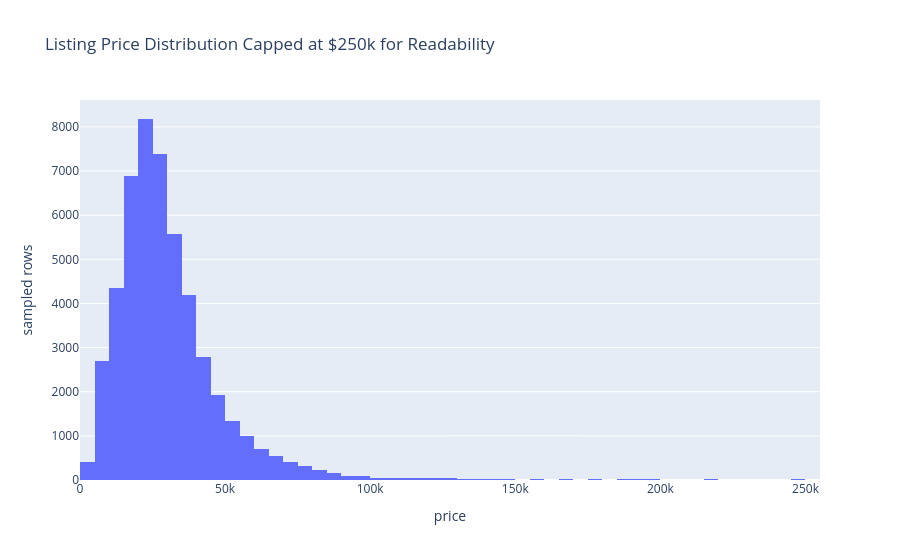

The notebook cell this image was saved under:
### Code cell
fig = px.histogram(
    listings_sample[listings_sample['price'].between(1, 250_000)],
    x='price',
    nbins=80,
    title='Listing Price Distribution Capped at $250k for Readability',
)
fig.update_layout(xaxis_title='price', yaxis_title='sampled rows')
fig.show()

### Figure 1 — Plotly figure (JSON) as saved in the notebook; plotly's stock layout.template omitted (floating-point values rounded to 4 significant figures; data arrays with more than 128 entries replaced by an {"elided": "..."} marker saying what was removed)
{"data": [{"bingroup": "x", "hovertemplate": "price=%{x}<br>count=%{y}<extra></extra>", "legendgroup": "", "marker": {"color": "#636efa", "pattern": {"shape": ""}}, "name": "", "nbinsx": 80, "orientation": "v", "showlegend": false, "x": {"elided": "49831 int values"}, "xaxis": "x", "yaxis": "y", "type": "histogram"}], "layout": {"xaxis": {"anchor": "y", "domain": [0.0, 1.0], "title": {"text": "price"}}, "yaxis": {"anchor": "x", "domain": [0.0, 1.0], "title": {"text": "sampled rows"}}, "legend": {"tracegroupgap": 0}, "title": {"text": "Listing Price Distribution Capped at $250k for Readability"}, "barmode": "relative"}}
